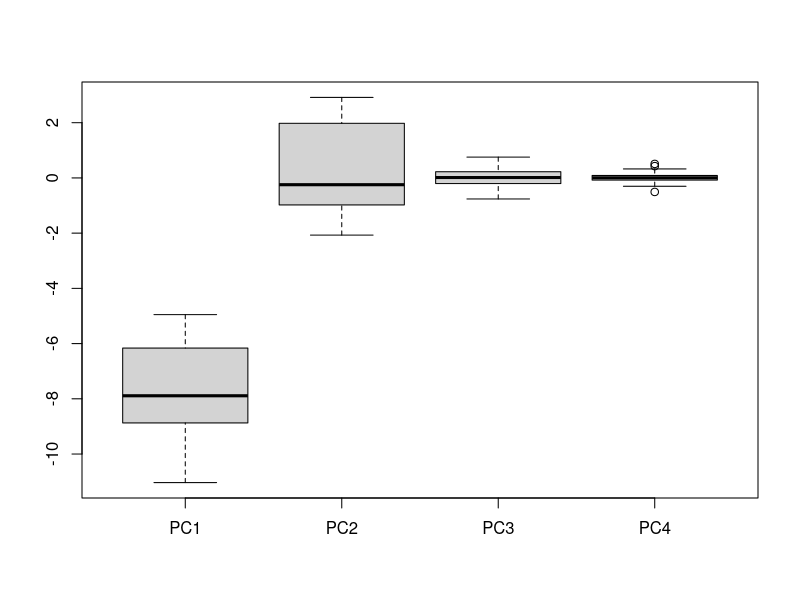
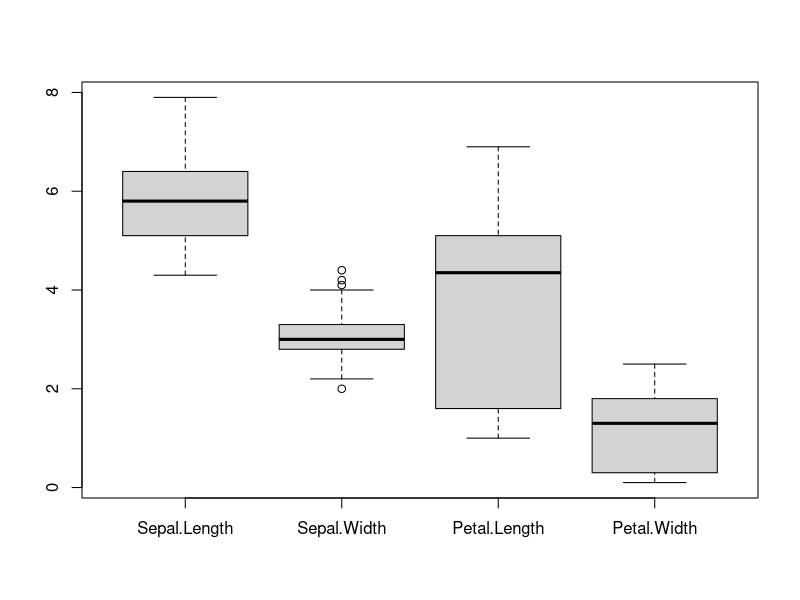

The R source for these figures, in order:
data(iris)
	iris<-iris[,1:4]
	# princomp uses SPECTRAL DECOMPOSITION method that requires CENTRING and SCALING the data
	# The scores (traformed) data are calculated on scaled data
	# Therefore, in order to manually calculate value of a PC raw data must be scale first (line 27-41)
	# OPTION 1: princomp with correlation matrix
	pc_iris_cor <- princomp(iris, cor=TRUE, score=TRUE)
	summary(pc_iris_cor)
	print(pc_iris_cor$loadings) # eigen vector / rotation matrix / transformation matrix
	#Loadings:
	# Comp.1 Comp.2 Comp.3 Comp.4
	# Sepal.Length 0.521 -0.377 0.720 0.261
	# Sepal.Width -0.269 -0.923 -0.244 -0.124
	# Petal.Length 0.580 -0.142 -0.801
	# Petal.Width 0.565 -0.634 0.524
	
	pc_iris_cor$scores # Transformed iris data
	# Comp.1 Comp.2 Comp.3 Comp.4
	# [1,] -2.26470281 -0.480026597 0.127706022 0.024168204
	# [2,] -2.08096115 0.674133557 0.234608854 0.103006775
	# [3,] -2.36422905 0.341908024 -0.044201485 0.028377053
	# [4,] -2.29938422 0.597394508 -0.091290106 -0.065955560
	
	pc_iris_cor$center # mean of the columns/variables in data/iris equivalent to sapply(iris, mean)
	pc_iris_cor$scale # scaling factor applied to each value of each column/variable in data/iris
	# have a look at scaled data
	scaled_iris <- scale(iris, pc_iris_cor$center, pc_iris_cor$scale) # scale the data/iris first
	# Sepal.Length Sepal.Width Petal.Length Petal.Width
	# [1,] -0.90068117 1.01900435 -1.34022653 -1.3154442950
	# [2,] -1.14301691 -0.13197948 -1.34022653 -1.3154442950
	# [3,] -1.38535265 0.32841405 -1.39706395 -1.3154442950
	# [4,] -1.50652052 0.09821729 -1.28338910 -1.3154442950
	# manual transformation of whole data set --> should be equal to scores (line 17)
	scaled_iris%*%pc_iris_cor$loadings
	# Comp.1 Comp.2 Comp.3 Comp.4
	# [1,] -2.26470281 -0.480026597 0.127706022 0.024168204
	# [2,] -2.08096115 0.674133557 0.234608854 0.103006775
	# [3,] -2.36422905 0.341908024 -0.044201485 0.028377053
	# [4,] -2.29938422 0.597394508 -0.091290106 -0.065955560
	# manual transformation of the first row of SCALED data/iris
	-0.90068117*0.521 + 1.01900435*-0.269 + -1.34022653*0.580 + -1.3154442950*0.565 # -2.26470281
	
	# OPTION 2: princomp with covariance matrix
	pc_iris_cov <-princomp(iris, cor=FALSE, score=TRUE)
	summary(pc_iris_cov)
	
	# prcomp uses Singular Value Decomposition (SVD) (which can work without scaling data)
	pc_iris_svd <- prcomp(iris, scale = FALSE, center= FALSE)
	pc_iris_svd$rotation # eigen vector / rotation matrix / tranformation matrix
	pc_iris_svd$x # Transformed data
	# PC1 PC2 PC3 PC4
	# [1,] -5.912747 2.3020332166 0.0074015356 0.0030877062
	# [2,] -5.572482 1.9718259856 0.2445922505 0.0975528883
	# [3,] -5.446977 2.0952063609 0.0150292625 0.0180133308
	# [4,] -5.436459 1.8703815096 0.0205048805 -0.0784915014
	x = as.matrix(iris)%*%pc_iris_svd$rotation # manual transformation --> equal to line 50
	# manual tranformation
	# PC1 PC2 PC3 PC4
	# [1,] -5.912747 2.3020332166 0.0074015356 0.0030877062
	# [2,] -5.572482 1.9718259856 0.2445922505 0.0975528883
	# [3,] -5.446977 2.0952063609 0.0150292625 0.0180133308
	# [4,] -5.436459 1.8703815096 0.0205048805 -0.0784915014
boxplot(x)
boxplot(iris[,1:4])
